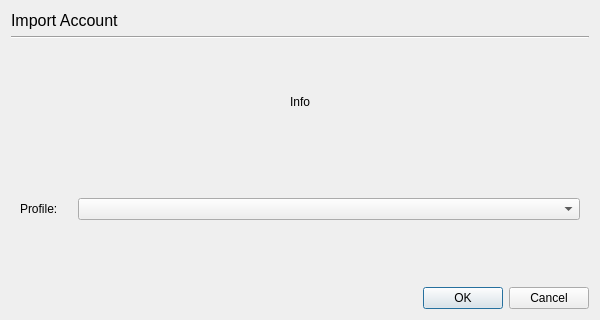
<?xml version="1.0" encoding="UTF-8"?>
<ui version="4.0">
 <class>Dialog</class>
 <widget class="QDialog" name="Dialog">
  <property name="geometry">
   <rect>
    <x>0</x>
    <y>0</y>
    <width>600</width>
    <height>320</height>
   </rect>
  </property>
  <property name="sizePolicy">
   <sizepolicy hsizetype="Preferred" vsizetype="Preferred">
    <horstretch>0</horstretch>
    <verstretch>0</verstretch>
   </sizepolicy>
  </property>
  <property name="windowTitle">
   <string>Import Account</string>
  </property>
  <property name="locale">
   <locale language="English" country="UnitedStates"/>
  </property>
  <property name="sizeGripEnabled">
   <bool>false</bool>
  </property>
  <layout class="QVBoxLayout" name="DialogLayout">
   <item>
    <widget class="QLabel" name="windowTitleLabel">
     <property name="sizePolicy">
      <sizepolicy hsizetype="Ignored" vsizetype="Fixed">
       <horstretch>0</horstretch>
       <verstretch>0</verstretch>
      </sizepolicy>
     </property>
     <property name="font">
      <font>
       <pointsize>12</pointsize>
      </font>
     </property>
     <property name="text">
      <string>Import Account</string>
     </property>
    </widget>
   </item>
   <item>
    <widget class="Line" name="windowTitleLine">
     <property name="orientation">
      <enum>Qt::Orientation::Horizontal</enum>
     </property>
    </widget>
   </item>
   <item>
    <widget class="QWidget" name="importAccountInfoArea" native="true">
     <layout class="QVBoxLayout" name="importAccountInfoAreaLayout">
      <property name="spacing">
       <number>30</number>
      </property>
      <property name="leftMargin">
       <number>0</number>
      </property>
      <property name="topMargin">
       <number>0</number>
      </property>
      <property name="rightMargin">
       <number>0</number>
      </property>
      <property name="bottomMargin">
       <number>0</number>
      </property>
      <item>
       <widget class="QLabel" name="info">
        <property name="sizePolicy">
         <sizepolicy hsizetype="Preferred" vsizetype="Fixed">
          <horstretch>0</horstretch>
          <verstretch>0</verstretch>
         </sizepolicy>
        </property>
        <property name="text">
         <string>Info</string>
        </property>
        <property name="alignment">
         <set>Qt::AlignmentFlag::AlignCenter</set>
        </property>
       </widget>
      </item>
      <item>
       <widget class="QStackedWidget" name="contentArea">
        <property name="sizePolicy">
         <sizepolicy hsizetype="Preferred" vsizetype="Fixed">
          <horstretch>0</horstretch>
          <verstretch>0</verstretch>
         </sizepolicy>
        </property>
        <widget class="QWidget" name="profilesPage">
         <layout class="QFormLayout" name="profilesPageLayout">
          <property name="horizontalSpacing">
           <number>20</number>
          </property>
          <item row="0" column="0">
           <widget class="QLabel" name="profileLabel">
            <property name="text">
             <string>Profile:</string>
            </property>
           </widget>
          </item>
          <item row="0" column="1">
           <widget class="QComboBox" name="profileSelectComboBox"/>
          </item>
         </layout>
        </widget>
        <widget class="QWidget" name="progressPage">
         <layout class="QVBoxLayout" name="progressPageLayout">
          <item alignment="Qt::AlignmentFlag::AlignHCenter">
           <widget class="QWidget" name="infoArea" native="true">
            <property name="sizePolicy">
             <sizepolicy hsizetype="Preferred" vsizetype="Fixed">
              <horstretch>0</horstretch>
              <verstretch>0</verstretch>
             </sizepolicy>
            </property>
            <layout class="QHBoxLayout" name="infoAreaLayout">
             <property name="leftMargin">
              <number>0</number>
             </property>
             <property name="topMargin">
              <number>0</number>
             </property>
             <property name="rightMargin">
              <number>0</number>
             </property>
             <property name="bottomMargin">
              <number>0</number>
             </property>
             <item>
              <widget class="QLabel" name="alertIcon">
               <property name="sizePolicy">
                <sizepolicy hsizetype="Fixed" vsizetype="Fixed">
                 <horstretch>0</horstretch>
                 <verstretch>0</verstretch>
                </sizepolicy>
               </property>
               <property name="pixmap">
                <pixmap>../icons/light/alert_red.svg</pixmap>
               </property>
               <property name="scaledContents">
                <bool>true</bool>
               </property>
               <property name="alignment">
                <set>Qt::AlignmentFlag::AlignCenter</set>
               </property>
              </widget>
             </item>
             <item>
              <widget class="QLabel" name="progressInfo">
               <property name="sizePolicy">
                <sizepolicy hsizetype="Preferred" vsizetype="Fixed">
                 <horstretch>0</horstretch>
                 <verstretch>0</verstretch>
                </sizepolicy>
               </property>
               <property name="styleSheet">
                <string notr="true">color: rgb(255, 0, 0);</string>
               </property>
               <property name="text">
                <string>Progress Info</string>
               </property>
               <property name="alignment">
                <set>Qt::AlignmentFlag::AlignCenter</set>
               </property>
              </widget>
             </item>
            </layout>
           </widget>
          </item>
         </layout>
        </widget>
       </widget>
      </item>
     </layout>
    </widget>
   </item>
   <item>
    <widget class="QDialogButtonBox" name="buttonBox">
     <property name="orientation">
      <enum>Qt::Orientation::Horizontal</enum>
     </property>
     <property name="standardButtons">
      <set>QDialogButtonBox::StandardButton::Cancel|QDialogButtonBox::StandardButton::Ok</set>
     </property>
    </widget>
   </item>
  </layout>
 </widget>
 <resources/>
 <connections>
  <connection>
   <sender>buttonBox</sender>
   <signal>accepted()</signal>
   <receiver>Dialog</receiver>
   <slot>accept()</slot>
   <hints>
    <hint type="sourcelabel">
     <x>248</x>
     <y>254</y>
    </hint>
    <hint type="destinationlabel">
     <x>157</x>
     <y>274</y>
    </hint>
   </hints>
  </connection>
  <connection>
   <sender>buttonBox</sender>
   <signal>rejected()</signal>
   <receiver>Dialog</receiver>
   <slot>reject()</slot>
   <hints>
    <hint type="sourcelabel">
     <x>316</x>
     <y>260</y>
    </hint>
    <hint type="destinationlabel">
     <x>286</x>
     <y>274</y>
    </hint>
   </hints>
  </connection>
 </connections>
</ui>
